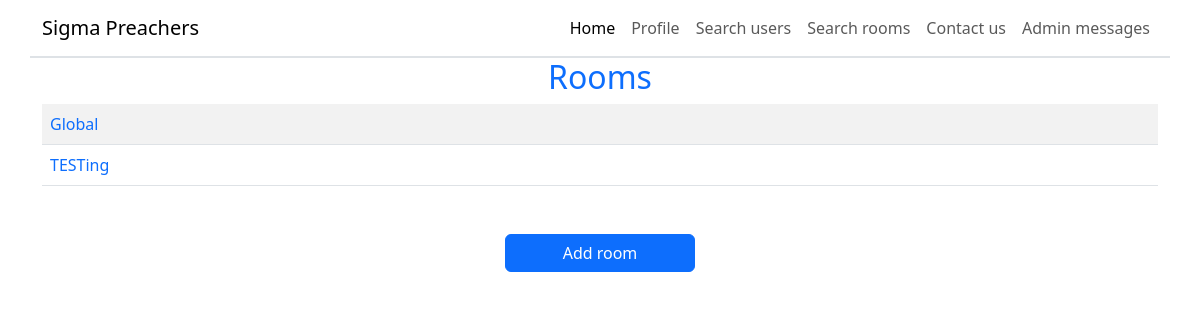
Before: /home (signed in) with the older database file.
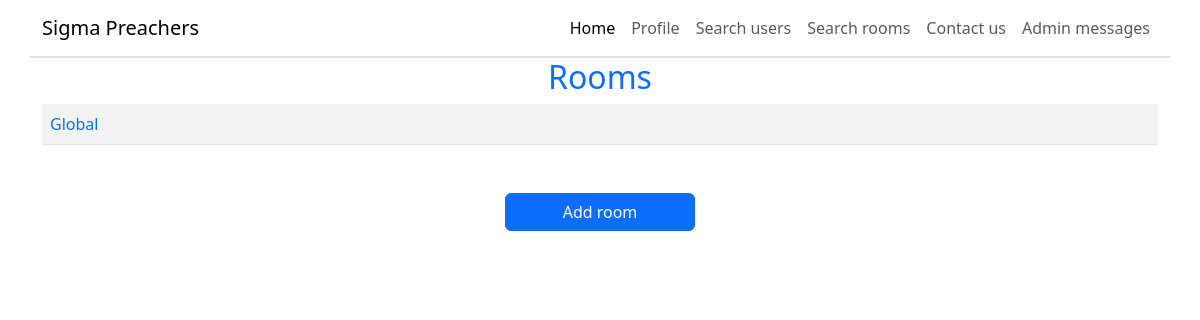
After: the same page with the newer database file.
### project/database/create_db.py (models this page shows)
class Room(db.Model):
    __tablename__ = "rooms"
    id = db.Column(db.Integer, primary_key=True, autoincrement=True)
    room_name = db.Column(db.String(67), unique=True, nullable=False)
    room_access = db.relationship("RoomAccess", backref="room")

### project/routes/home.py (the view)
@home_bp.route("/home")
@login_required
def home():
    service = HomeService(current_user.id)
    rooms = service.fetch_accessible_rooms()
    room_form = AddRoomForm()
    return render_template("home.html", rooms=rooms, room_form=room_form)

### project/database/select_db.py (called while the page is built)
    @staticmethod
    def select_accessible_rooms(user_id: int) -> list:
        accessible_rooms = RoomAccess.query.filter(
            RoomAccess.user_id == user_id
        ).all()
        rooms = []
        for room in accessible_rooms:
            rooms.append(Room.query.filter(Room.id == room.room_id).first())
        return rooms

### project/services/home.py (called while the page is built)
    def fetch_accessible_rooms(self) -> list:
        return Select.select_accessible_rooms(self.user_id)

### project/templates/home.html (shortened to what this page needs)
{% extends "base.html" %}
{% block body %}
<header class="row border-bottom border-2">
    <nav class="navbar navbar-expand-sm">
        <div class="container-fluid">
            <a class="navbar-brand" href="/">Sigma Preachers</a>
            <div class="collapse navbar-collapse" id="collapsibleNavbar">
                <ul class="navbar-nav ms-auto">
                    <li class="nav-item">
                        <a class="nav-link active" href="/home">Home</a>
                    </li>
                    <li class="nav-item">
                        <a class="nav-link" href="/view_profile/{{ current_user.id }}">Profile</a>
                    </li>
                    <li class="nav-item">
                        <a class="nav-link" href="/search_users">Search users</a>
                    </li>
                    <li class="nav-item">
                        <a class="nav-link" href="/search_rooms">Search rooms</a>
                    </li>
                    <li class="nav-item">
                        <a class="nav-link" href="/contact_us">Contact us</a>
                    </li>
                    {% if current_user.status == "ADMIN" or current_user.status == "MASTER" %}
                    <li class="nav-item">
                        <a class="nav-link" href="/admin_messages">Admin messages</a>
                    </li>
                    {% endif %}
                </ul>
            </div>
        </div>
    </nav>
</header>
<main>
    <h2 class="text-center text-primary">Rooms</h2>
    <table class="table table-striped table-hover rounded">
        <tbody>
            {% for room in rooms %}
            <tr>
                <td class="m-0 p-0">
                    <a href="/room/{{ room.id }}" class="d-block p-2" style="text-decoration: none;">
                        {{ room.room_name }}
                    </a>
                </td>
            </tr>
            {% endfor %}
        </tbody>
    </table>
    <div class="d-flex justify-content-center my-5 row">
        {% if current_user.status == "MASTER" or current_user.status == "ADMIN" %}
        <button class="btn btn-primary col-sm-2" onclick="displayForm()" id="display-form-btn">Add room</button>
        {% endif %}
    </div>
</main>
{% endblock %}

Changed rows visible on the page:
removed Room: room_name "TESTing"
